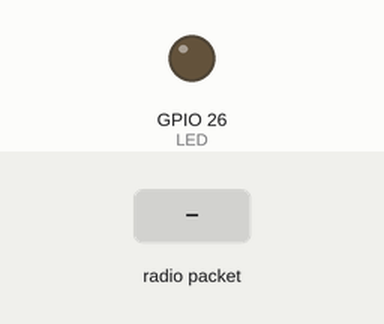
A sketch run on a simulated ESP32. Shown: output pins drawn as LEDs (lit = HIGH). The inputs (shaded band) are chosen by the test bench. No radio packets arrive unless stated; what the sketch prints to the serial monitor is not drawn.

Above: at 1.2 s.
1.3 s: radio packet "1" arrives
At 1.7 s:
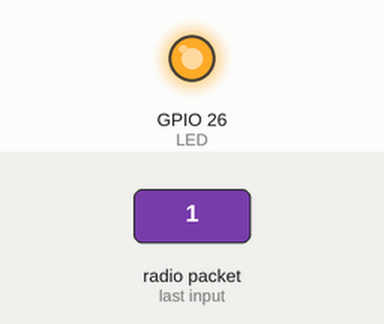
3.3 s: radio packet "0" arrives
At 4.5 s:
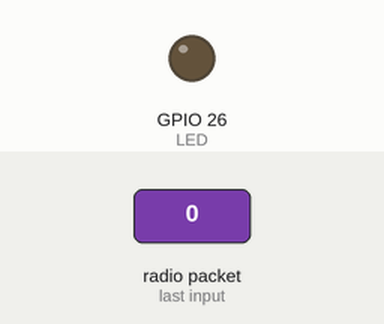
4.8 s: radio packet "2" arrives
At 5.2 s:
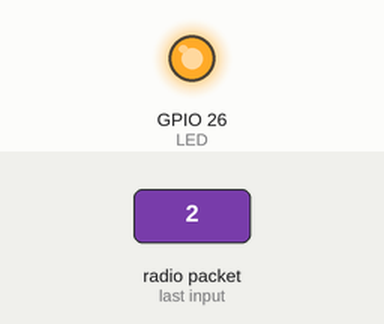
Timing chart, 0 to 7.8 s (numbered marks = the images above; inputs shaded):
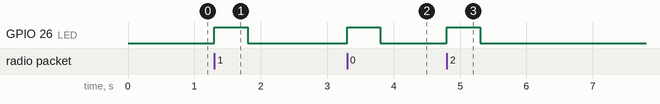

Measured:
- after the input at 1.3 s, GPIO 26 (LED): LOW → HIGH at once, → LOW 0.50 s later
- after the input at 3.3 s, GPIO 26 (LED): LOW → HIGH at once, → LOW 0.50 s later
- after the input at 4.8 s, GPIO 26 (LED): LOW → HIGH at once, → LOW 0.50 s later

The sketch:

basicRX.ino
```cpp
// (licence header left out)
#include <SPI.h>

//Install this library by downloading the lastest zip from http://www.airspayce.com/mikem/arduino/RadioHead/
#include <RH_RF95.h>

const byte RFM95_CS = 16; // ESP32
const byte RFM95_INT = 26; // ESP32

//On the SparkFun ProRF the RFM CS pin is connected to pin A5, the RFM interrupt is on pin 7
RH_RF95 rf95(RFM95_CS, RFM95_INT);

//const byte LED = 13; // Pro Micro
const byte LED = 26; // ESP32

int packetCounter = 0; //Counts the number of packets sent
long timeSinceLastPacket = 0; //Tracks the time stamp of last packet received

void setup()
{
  pinMode(LED, OUTPUT);
  digitalWrite(LED, LOW);

  Serial.begin(9600);
  while (Serial == false); //This line requires USB to be hooked up. If you're going to do battery powered range testing, comment it out.

  Serial.println("RFM Test");

  if (rf95.init() == false)
  {
    Serial.println("Radio Init Failed - Freezing");
    while (1);
  }

  //< Bw = 31.25 kHz, Cr = 4/8, Sf = 512chips/symbol, CRC on. Slow+long range
  rf95.setModemConfig(RH_RF95::Bw31_25Cr48Sf512);
  rf95.setFrequency(909.2);
  rf95.setTxPower(23, false);
}

void loop()
{
  if (rf95.available())
  {
    // Should be a message for us now
    uint8_t buf[RH_RF95_MAX_MESSAGE_LEN];
    uint8_t len = sizeof(buf);
    if (rf95.recv(buf, &len))
    {
      digitalWrite(LED, HIGH); //Turn on status LED
      timeSinceLastPacket = millis(); //Timestamp this packet

//      Serial.print("Got message: ");
      Serial.print((char*)buf);
//      Serial.print(" RSSI: ");
//      Serial.print(rf95.lastRssi(), DEC);
      Serial.println();
    }
  }

  //Turn off status LED if we haven't received a packet after 1s
  if(millis() - timeSinceLastPacket > 500)
  {
    digitalWrite(LED, LOW); //Turn off status LED
    timeSinceLastPacket = millis(); //Don't write LED but every 1s
  }
}
```
